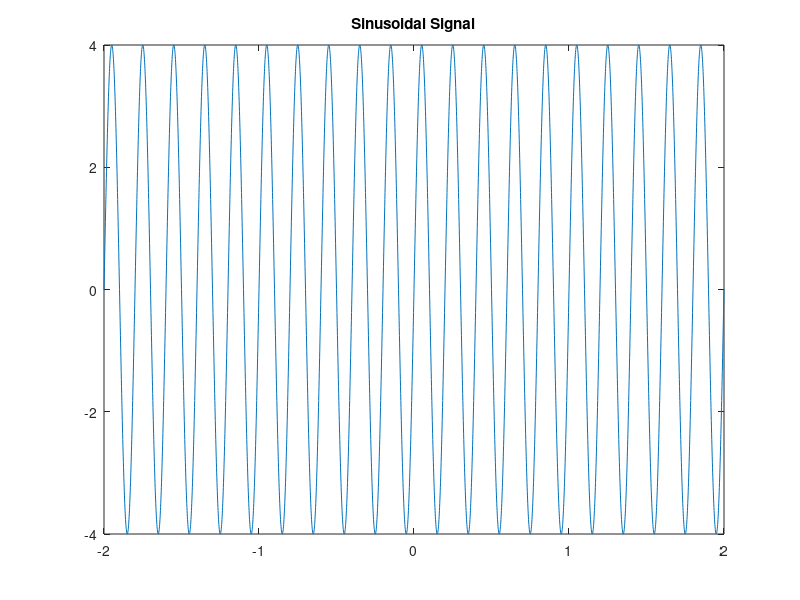

MATLAB code for this plot:
% Sinusoidal 
clc
clear all
Amplitude = 4;
freq = 5;
t = -2:0.001:2;
signal = Amplitude * sin(2*pi*freq*t);
plot(t,signal);
title('Sinusoidal Signal'); 